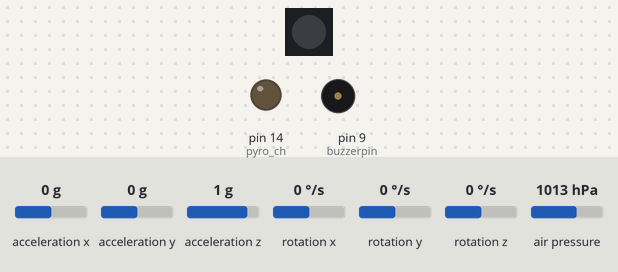
Simulated run of this sketch. Board: Arduino Uno, built with avr-gcc and run on an emulated ATmega328P. Shown: 1 RGB LEDs in strip order, left to right, output pins drawn as LEDs (lit = HIGH), buzzer (waves = sounding, pin HIGH). Inputs (shaded band) come from the test bench; at power-on: acceleration x 0 g, acceleration y 0 g, acceleration z 1 g, rotation x 0 °/s, rotation y 0 °/s, rotation z 0 °/s, air pressure 1013 hPa. Storage starts empty; what the sketch prints to the serial monitor is not drawn.

Above: at 25.1 s.
Timing chart, 0 to 27.8 s (numbered marks = the images above):
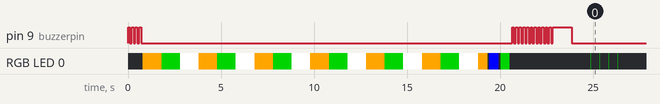

Measured:
- by itself, RGB LED 0: off → RGB(255, 165, 0) at 0.80 s, → RGB(0, 128, 0) 1.0 s later, → RGB(255, 255, 255) 1.0 s later, → RGB(255, 165, 0) 1.0 s later, … (88 changes in this stretch)

The sketch:

rocket_flight_computer_.ino.ino
```cpp
// first define the mpu6050 x and y orientation

#include<Wire.h>
#include<MPU6050.h>
#include<SD.h>
#include<SPI.h>
#include<SoftwareSerial.h>
#include <Adafruit_Sensor.h>
#include <Adafruit_BMP280.h>
#include<FastLED.h>


// define the mpu6050
MPU6050 mpu;
SoftwareSerial xbeeSerial(0, 1); // Connect XBee TX (DI) to Arduino D2, XBee RX (DO) to Arduino D3


Adafruit_BMP280 bmp; // Create a BMP280 instance

// define the buzzer value
int buzzerpin = 9;
// define the pyro channel
int pyro_ch = 14 ;

// define the flag to track stability
bool isstable = true ;


const int delatmpu6050_on = 0;
const int deltampu6050_off = 0;

// How many leds in your strip?
#define NUM_LEDS 1


// For led chips like WS2812, which have a data line, ground, and power, you just
// need to define DATA_PIN.  For led chipsets that are SPI based (four wires - data, clock,
// ground, and power), like the LPD8806 define both DATA_PIN and CLOCK_PIN
// Clock pin only needed for SPI based chipsets when not using hardware SPI
#define DATA_PIN 2
#define CLOCK_PIN 13

// Define the array of leds
CRGB leds[NUM_LEDS];

const int deltax = 0;
const int deltay = 0;


void setup() {
    //   define the buzzer value
  pinMode(buzzerpin , OUTPUT);
  digitalWrite(buzzerpin , LOW);
//   define the pyro channel
  pinMode(pyro_ch , OUTPUT);
  digitalWrite(pyro_ch , LOW );

  FastLED.addLeds<NEOPIXEL, DATA_PIN>(leds, NUM_LEDS); //define for fast led

  Wire.begin();

  if (delatmpu6050_on  == deltampu6050_off)
  {
     mpu.initialize();
     digitalWrite(buzzerpin , HIGH);
     delay(100);
     digitalWrite(buzzerpin, LOW );
     delay(100);
     digitalWrite(buzzerpin , HIGH);
     delay(100);
     digitalWrite(buzzerpin, LOW );
     delay(100);
     digitalWrite(buzzerpin , HIGH);
     delay(100);
     digitalWrite(buzzerpin, LOW );
     delay(100);
     digitalWrite(buzzerpin , HIGH);
     delay(100);
     digitalWrite(buzzerpin, LOW );
     delay(100);

     for (int  i = 0; i <= 5; i++)
     {
        mpu6050_color();
        /* code */
     }


 /* code */
  }


  bmp.begin(9600);
  bmp.begin(0x76);
  Serial.begin(9600);
  xbeeSerial.begin(9600);

  if (!SD.begin(10)) {
    Serial.println("SD Card initialization failed.");
    //   again define the led
    leds[0] = CRGB::Red;
    FastLED.show();
    delay(10000);
    //  now turn off the led
    leds[0]= CRGB::Black;
    FastLED.show();
    delay(10000);

    while (1);
  }
  else{
    Serial.println("sd card initilization done ");
    Serial.println("done");
    if (deltax == deltay)
    {
        sd_card_light();
        /* code */
    }

    //   again define the led

  }

  // Create a new file on the SD card for data logging
  File dataFile = SD.open("text.txt", FILE_WRITE);
  dataFile.println("agni_rocket Data:");
  dataFile.close();

alldonebeep();


}


void loop() {

    // define the bmp280 sensor
    float pressure = bmp.readPressure();

    // Calculate altitude based on standard atmospheric pressure
  float seaLevelPressure = 997.2; // Standard sea level pressure in hPa
  float altitude_m = bmp.readAltitude(seaLevelPressure);


// / define the roll and pitch
  int16_t ax, ay, az, gx, gy, gz;
  mpu.getMotion6(&ax, &ay, &az, &gx, &gy, &gz);

  // Calculate pitch and roll angles
  float pitch = atan2(ax, sqrt(ay * ay + az * az)) * 180.0 / PI;
  float roll = atan2(-ay, az) * 180.0 / PI;


  // Calculate vertical velocity based on acceleration (m/s^2)
  float verticalVelocity = (float)ay * 9.81 / 1000; // Convert from sensor units to m/s^2

//  16384.0

// DEFINE FOR THE PYRO CHANNEL
  mpu.getAcceleration(&ax ,&ay , &az);


//   calculate the angle in x-pitch
 float pitch2 = atan2 (-ax,sqrt(ay*ay+az*az)) * RAD_TO_DEG;


    //  // Check if the sensor is stable (within a threshold)
  if (abs(pitch2) <= 60.0) {
    isstable = true;
    digitalWrite(buzzerpin, LOW); // Turn off the buzzer
    // define the pyro channel
    digitalWrite(pyro_ch , LOW );
  } else {
    if (isstable) {
      // If the sensor tilts after being stable, trigger the buzzer
      digitalWrite(buzzerpin, HIGH); // Turn on the buzzer
      digitalWrite(pyro_ch , HIGH);
          //   again define the led
      leds[0] = CRGB::Orange;
      FastLED.show();

//  now turn off the led
      delay(5000); // delay for 5 second
      digitalWrite(buzzerpin, LOW); // Turn off the buzzer
      digitalWrite(pyro_ch , LOW );
       leds[0]= CRGB::Black;
       FastLED.show();
    //    digitalWrite(pyro_ch , LOW );
    // //   define the pyro channel
    //   digitalWrite(pyro_ch , HIGH);
    //   delay(10000);
    //   digitalWrite(pyro_ch , LOW );
      isstable = false;
    }
  }


    // Print altitude in meters in serial monitor

  Serial.print("Altitude: ");
  Serial.print(altitude_m);
  Serial.println(" meters");
  Serial.print("pitch");
  Serial.println(pitch);
  Serial.print("angle");
  Serial.print ("roll");
  Serial.println(roll);
  Serial.print ("angle");

  // Save data to SD card
  File dataFile = SD.open("text.txt", FILE_WRITE);
  if (dataFile) {
    dataFile.print(millis() / 1000.0); // Time in seconds
    dataFile.print(",");
    dataFile.print("altitude=BMP280");dataFile.print(altitude_m);
    dataFile.print("verticalvelocity = MPU6050");dataFile.print(verticalVelocity);
    dataFile.print("pitch") ;dataFile.print(pitch);
    dataFile.print("roll");dataFile.print(roll);
    dataFile.println(";");

    dataFile.close();
  } else {
    Serial.println("Error opening data file.");
  }


//   // Create a data string
//   String data = String(pitch, 4) + "," + String(roll, 4)+","+String(verticalVelocity) +"," +String(altitude_m);

//   // Send data via XBee
//   xbeeSerial.println(data);
// //   xbeeSerial.print(millis() / 1000.0 ); // Time in seconds
//     // Send data via XBee


  // Send data via XBee

//   define the bmp280 sendor in xbee pro s2c
  xbeeSerial.print(millis() / 1000.0); // Time in seconds
  xbeeSerial.print(",");
  xbeeSerial.println(altitude_m);

  // define the led
ledforblick();


  // Delay before next reading
  delay(100);
}

// define the function for sd card
void sd_card_light(){
    //   again define the led
 leds[0] = CRGB::Orange;
 FastLED.show();
 delay(500);
//  now turn off the led
 leds[0]= CRGB::Black;
 FastLED.show();
 delay(100);

  leds[0] = CRGB::Blue;
 FastLED.show();
 delay(500);
//  now turn off the led
 leds[0]= CRGB::Black;
 FastLED.show();
 delay(100);
  leds[0] = CRGB::Green;
 FastLED.show();
 delay(500);
//  now turn off the led
 leds[0]= CRGB::Black;
 FastLED.show();
 delay(100);


}

void mpu6050_color(){
     leds[0] = CRGB::Orange;
 FastLED.show();
 delay(1000);
// //  now turn off the led
//  leds[0]= CRGB::Black;
//  FastLED.show();
//  delay(100);

  leds[0] = CRGB::Green;
 FastLED.show();
 delay(1000);
// //  now turn off the led
//  leds[0]= CRGB::Black;
//  FastLED.show();
//  delay(100);
  leds[0] = CRGB::White;
 FastLED.show();
 delay(1000);
// //  now turn off the led
//  leds[0]= CRGB::Black;
//  FastLED.show();
//  delay(100);

}

void alldonebeep(){

digitalWrite(buzzerpin , HIGH);
delay(100);
digitalWrite(buzzerpin , LOW );
delay(100);
digitalWrite(buzzerpin , HIGH);
delay(100);
digitalWrite(buzzerpin , LOW );
delay(100);
digitalWrite(buzzerpin , HIGH);
delay(100);
digitalWrite(buzzerpin , LOW );
delay(100);
digitalWrite(buzzerpin , HIGH);
delay(100);
digitalWrite(buzzerpin , LOW );
delay(100);
digitalWrite(buzzerpin , HIGH);
delay(100);
digitalWrite(buzzerpin , LOW );
delay(100);
digitalWrite(buzzerpin , HIGH);
delay(100);
digitalWrite(buzzerpin , LOW );
delay(100);
digitalWrite(buzzerpin , HIGH);
delay(100);
digitalWrite(buzzerpin , LOW );
delay(100);
digitalWrite(buzzerpin , HIGH);
delay(100);
digitalWrite(buzzerpin , LOW );
delay(100);
digitalWrite(buzzerpin , HIGH);
delay(100);
digitalWrite(buzzerpin , LOW );
delay(100);
digitalWrite(buzzerpin , HIGH);
delay(100);
digitalWrite(buzzerpin , LOW );
delay(100);
digitalWrite(buzzerpin , HIGH);
delay(100);
digitalWrite(buzzerpin , LOW );
delay(100);
digitalWrite(buzzerpin , HIGH);
delay(1000);
digitalWrite(buzzerpin , LOW );
delay(1000);
}

void ledforblick(){
 leds[0] = CRGB::Green;
 FastLED.show();
 delay(10);
//  now turn off the led
 leds[0]= CRGB::Black;
 FastLED.show();
 delay(10);
}
```
